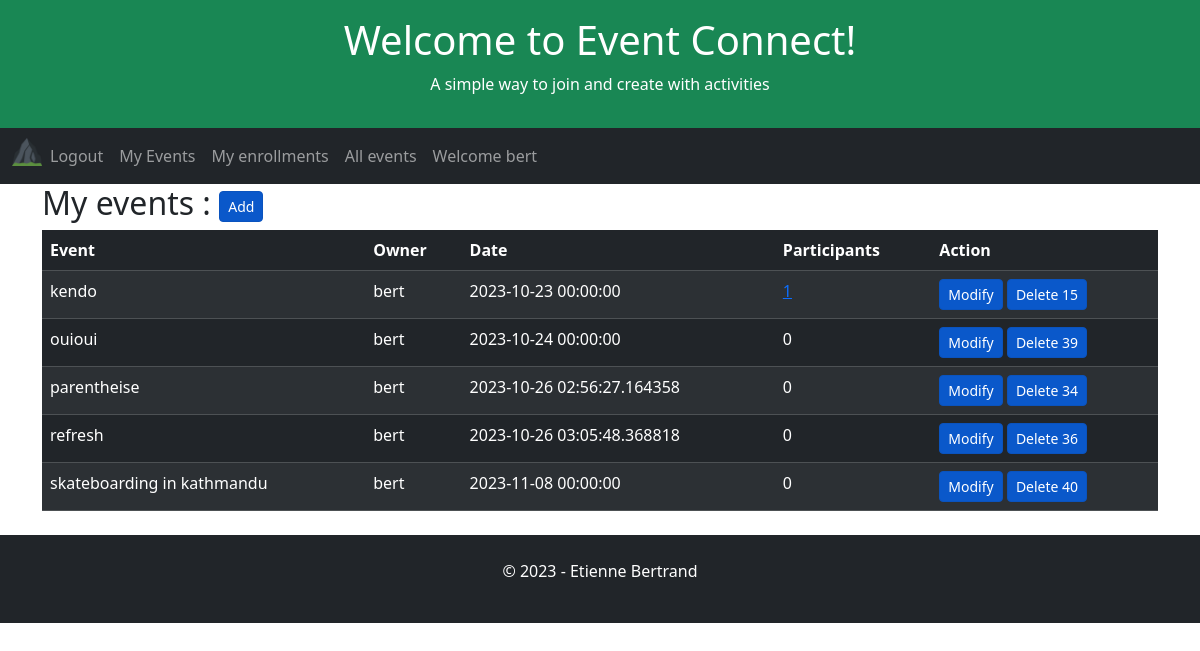
/user-events (signed in), run on an earlier commit of the app's database.
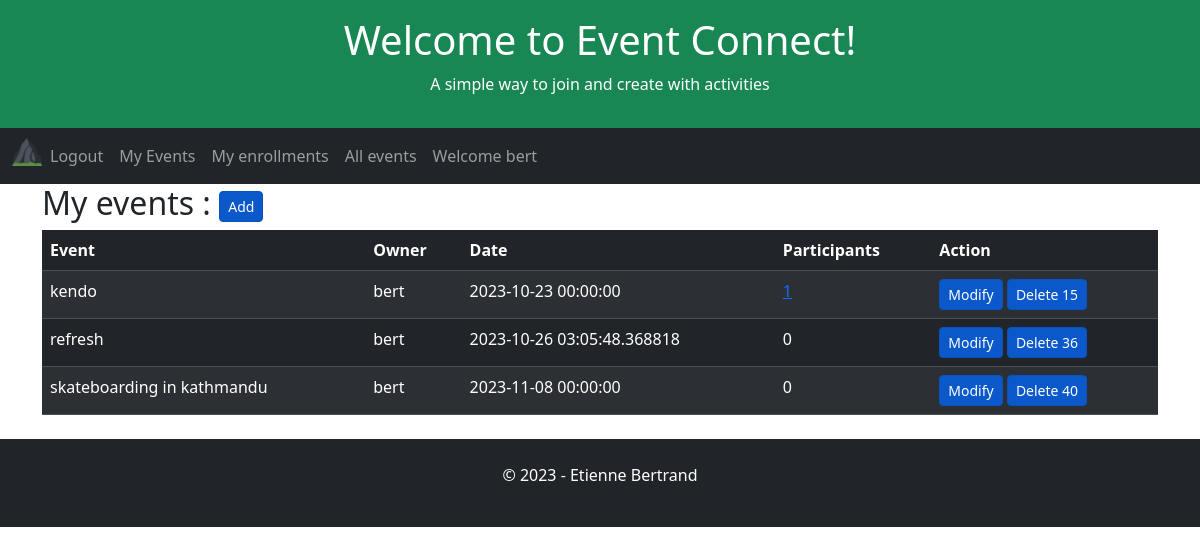
And on a later commit of the database.
### app/models.py (models this page shows, shortened)
class Event(db.Model):
    id = db.Column(db.Integer, primary_key=True)
    user_id = db.Column(db.Integer, db.ForeignKey('user.id', name='fk_event_user'), nullable=False)
    title = db.Column(db.String(255), nullable=False)
    date = db.Column(db.DateTime, index=True, default=datetime.utcnow)

### app/routes.py (the view)
@app.route('/user-events', methods=['GET', 'POST', 'UPDATE'])
@login_required
def userEvents():
    global appName, appSlogan, appTitle, db
    user_id = current_user.id
    userEvents = db.session.query(
        Event.user_id,
        Event.id,
        User.username.label("owner"),
        Event.date,
        Event.title,
        func.count(Enrollment.user_id).label('participants')
    ).outerjoin(User, Event.user_id == User.id
    ).outerjoin(Enrollment, Event.id == Enrollment.event_id
    ).filter(
        Event.user_id == user_id
    ).group_by(
        Event.user_id,
        Event.date,
        Event.title
    ).order_by(
         func.count(Enrollment.user_id).label('participants').desc(),
         Event.title
    ).all()
    return render_template(
        'user-events.html',
        appName=appName,
        appTitle=appTitle,
        appSlogan=appSlogan,
        userEvents=userEvents
    )

### app/models.py (called while the page is built)
@login.user_loader
def load_user(id):
    return User.query.get(int(id))

### app/templates/user-events.html (shortened to what this page needs)
{% extends "home.html" %}
{% block content %}
    <h2>My events : <a href="{{ url_for('event') }}" class="btn btn-primary btn-sm active" role="button" aria-pressed="true">Add</a></h2>
        <table class="table table-dark table-hover table-striped">
            <thead>
            <tr>
                <th>Event</th>
                <th>Owner</th>
                <th>Date</th>
                <th>Participants</th>
                <th>Action</th>
            </tr>
            </thead>
            <tbody>
                {% for event in userEvents %}
                    <tr>
                        <td>{{ event.title }}</td>
                        <td>{{ event.owner }}</td>
                        <td>{{ event.date }}</td>
                        {% if event.participants > 0 %}
                        <td><a href="{{ url_for('eventEnrollments') }}/{{event.id}}" aria-pressed="true">{{ event.participants }}</a></td>
                        {% else %}
                        <td>{{ event.participants }}</td>
                    {% endif %}
                        <td>
                            <a href="{{ url_for('event') }}/{{event.id}}" class="btn btn-primary btn-sm active" role="button" aria-pressed="true">Modify</a>
                            <a href="{{ url_for('event') }}" class="btn btn-primary btn-sm active" role="button" aria-pressed="true" data-bs-toggle="modal" data-bs-target="#exampleModal" data-bs-whatever="{{event.id}}" >Delete {{ event.id }}</a>
                        </td>
                    </tr>
                {% endfor %}
            </tbody>
        </table>
{% endblock %}

What changed in the data, as far as the page shows it:
removed Event: title "ouioui", owner "bert", date "2023-10-24 00:00:00", participants "0", id "39"
removed Event: title "parentheise", owner "bert", date "2023-10-26 02:56:27.164358", participants "0", id "34"
